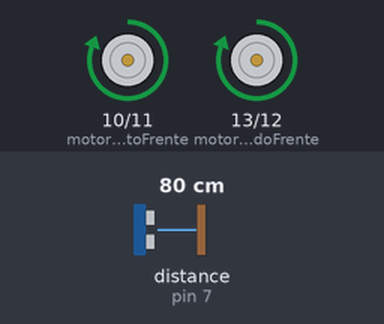
Recording of a sketch running on a simulated Arduino Uno, built with avr-gcc and run on an emulated ATmega328P. Parts: motor-driver pin pairs drawn as motors (green arrow = first pin HIGH = forward, orange = second pin HIGH = backward, longer = more drive). The test bench sets the inputs (shaded band); at power-on: distance to the obstacle (sensor on pin 7) 80 cm. The echo pulse lasts 58.3 µs per cm.

Above: at 4.2 s.
4.3 s: distance to the obstacle (sensor on pin 7) set to 21 cm
5.8 s: distance to the obstacle (sensor on pin 7) set to 17 cm
At 6.2 s:
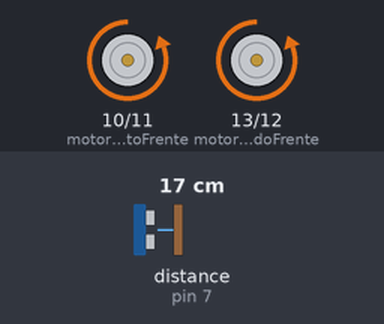
8.8 s: distance to the obstacle (sensor on pin 7) set to 35 cm
At 10.0 s:
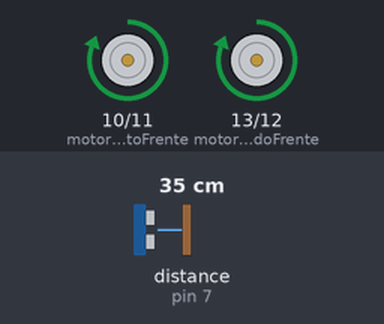
10.8 s: distance to the obstacle (sensor on pin 7) set to 2 cm
At 11.4 s:
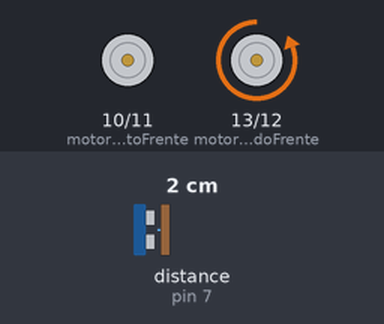
Timing chart, 0 to 14.8 s (numbered marks = the images above; inputs shaded):
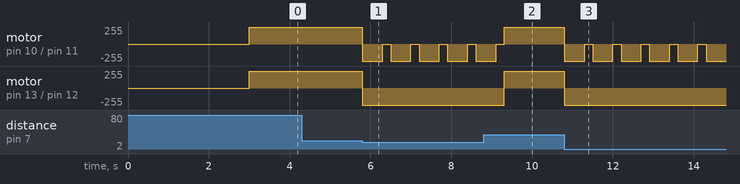

The sketch:

roboSensorUltr.ino
```cpp
#include <Ultrasonic.h>

// Declarar os pinos TRIGGER E ECHO
int TRIGGER = 6;
int ECHO = 7;

// Definindo uma função para os pinos
Ultrasonic sensor(TRIGGER, ECHO);

// Declarando variáveis para os pinos dos motores
int motorEsquerdoFrente = 13;
int motorEsquerdoTras = 12;

int motorDireitoTras = 11;
int motorDireitoFrente = 10;

// Variável para medir a distância (começando em zero)
int distancia = 0;

void setup() {
    // Definindo todos os motores como saídas
    pinMode(motorEsquerdoFrente, OUTPUT);
    pinMode(motorEsquerdoTras, OUTPUT);
    pinMode(motorDireitoTras, OUTPUT);
    pinMode(motorDireitoFrente, OUTPUT);

    Serial.begin(9600);

    // Delay para dar tempo de colocar o robô no chão
    delay(3000);
}

void loop() {
    // Variável para ler a que distância está o sensor no momento;
    distancia = sensor.read();

    // Se distância menor que 20cm
    if(distancia < 20) {
        // Comandos para dar ré
        digitalWrite(motorEsquerdoFrente, LOW); // Desliga a rotação do motor esquerdo para frente
        digitalWrite(motorEsquerdoTras, HIGH); // Liga a rotação traseira do motor esquerdo

        digitalWrite(motorDireitoFrente, LOW); // Desliga a rotação do motor direito para frente
        digitalWrite(motorDireitoTras, HIGH); // Liga a rotação traseira do motor direito

        // Robô da ré durante 0.5s
        delay(500);

        // Motor irá dar ré para a esquerda
        digitalWrite(motorEsquerdoFrente, LOW);
        digitalWrite(motorEsquerdoTras, HIGH);

        digitalWrite(motorDireitoFrente, LOW);
        digitalWrite(motorDireitoTras, LOW);

        // Faz a ação durante 0.2s
        delay(200);
    }

    // Se a distância for superior a 20cm executará os comandos abaixo
    else {
        // Ligar os motores para frente equanto a distância não for inferior a 20cm
        digitalWrite(motorEsquerdoFrente, HIGH);
        digitalWrite(motorEsquerdoTras, LOW);

        digitalWrite(motorDireitoFrente, HIGH);
        digitalWrite(motorDireitoTras, LOW);
    }
}
```

Measured:
- the behaviour switches between 20 and 19 cm on distance to the obstacle (sensor on pin 7) (found by bisection; images 0 and 1)
- after the input at 4.3 s, every drawn part: stays the same
- after the input at 5.8 s, motor on pin 10 (motorDireitoFrente) / pin 11 (motorDireitoTras): alternates backward 255/255 for 0.50 s and stopped for 0.20 s, starting at once; motor on pin 13 (motorEsquerdoFrente) / pin 12 (motorEsquerdoTras): forward 255/255 → backward 255/255 at once
- after the input at 8.8 s, motor on pin 13 (motorEsquerdoFrente) / pin 12 (motorEsquerdoTras): backward 255/255 → forward 255/255 after 0.51 s
- after the input at 10.8 s, motor on pin 10 (motorDireitoFrente) / pin 11 (motorDireitoTras): alternates backward 255/255 for 0.50 s and stopped for 0.20 s, starting at once; motor on pin 13 (motorEsquerdoFrente) / pin 12 (motorEsquerdoTras): forward 255/255 → backward 255/255 at once
